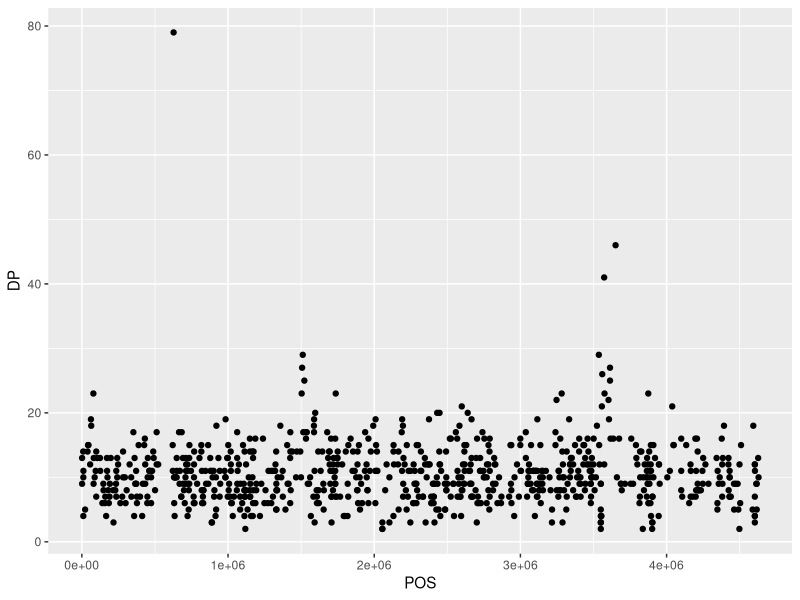
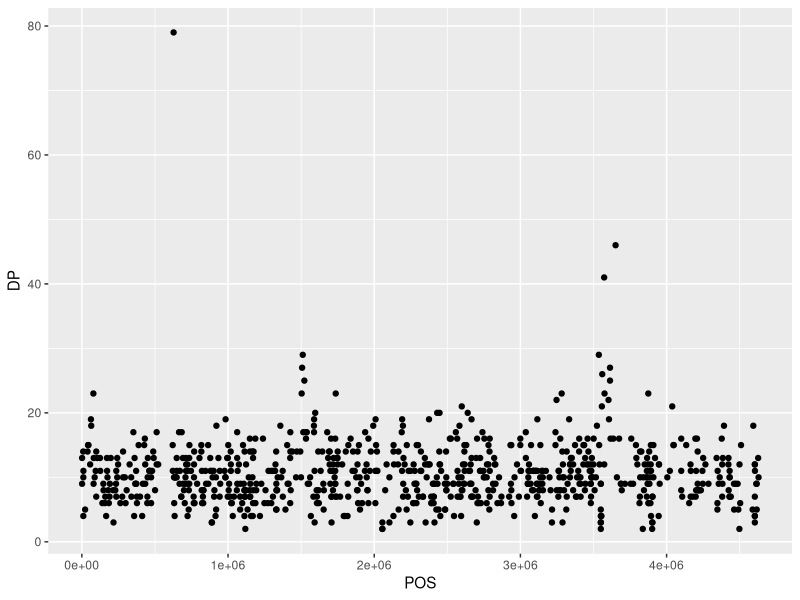
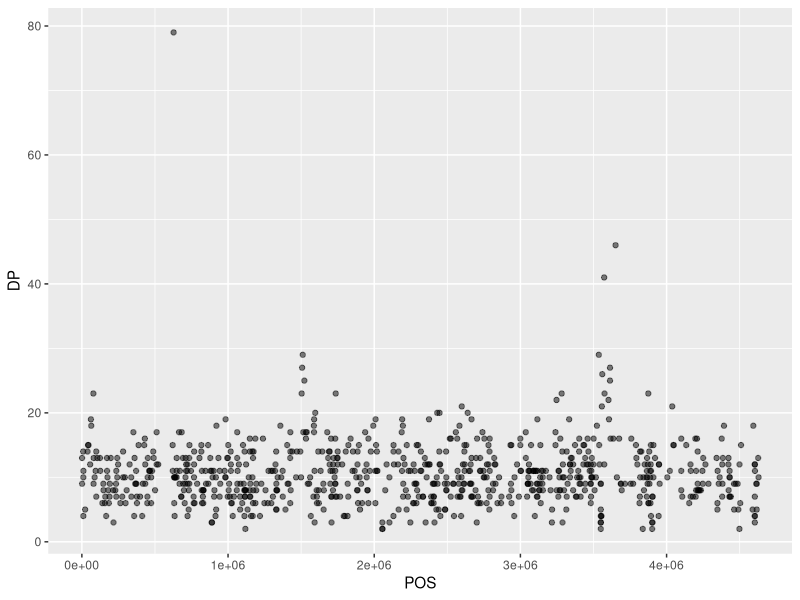
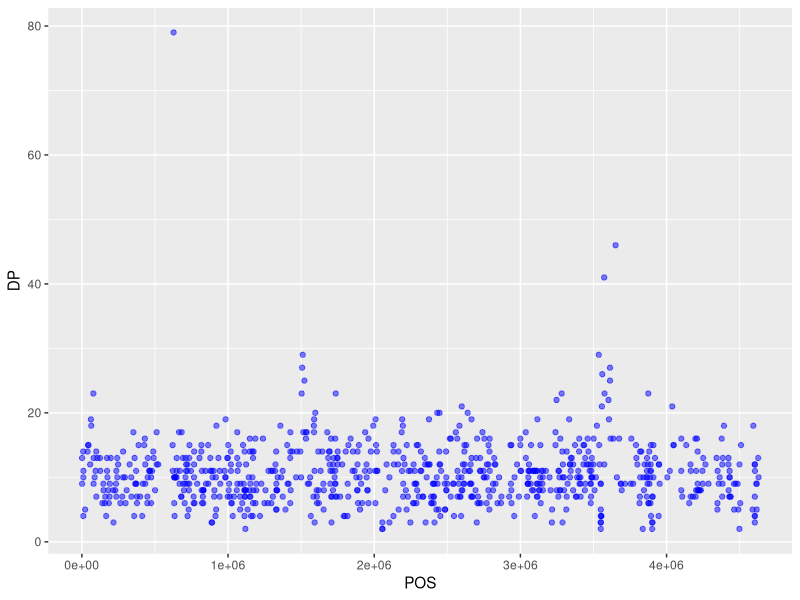
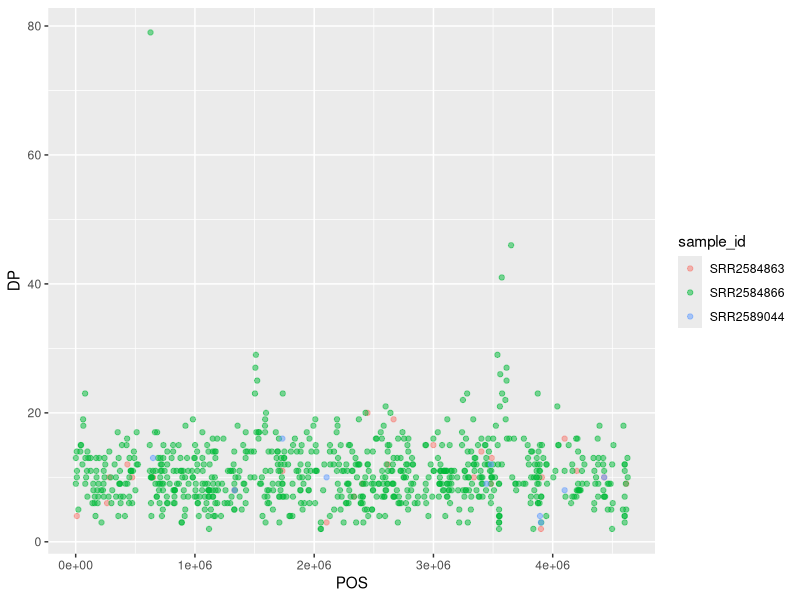
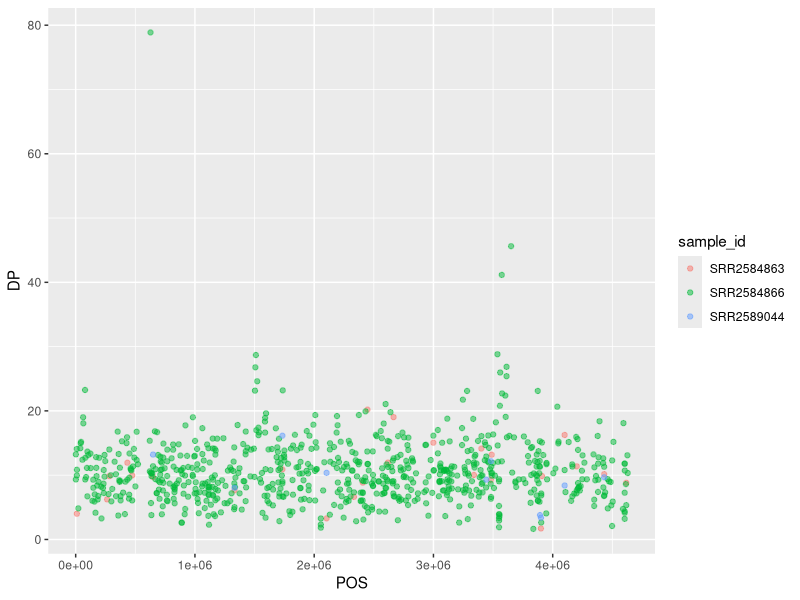
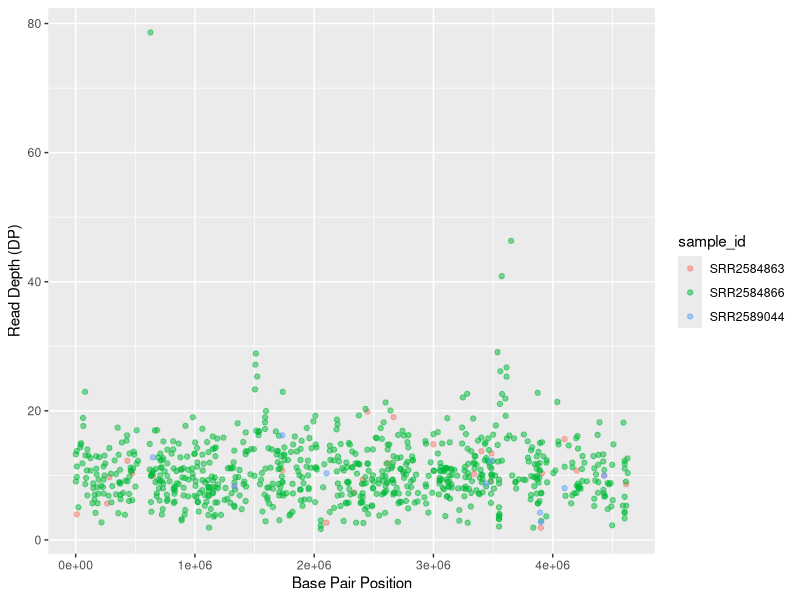
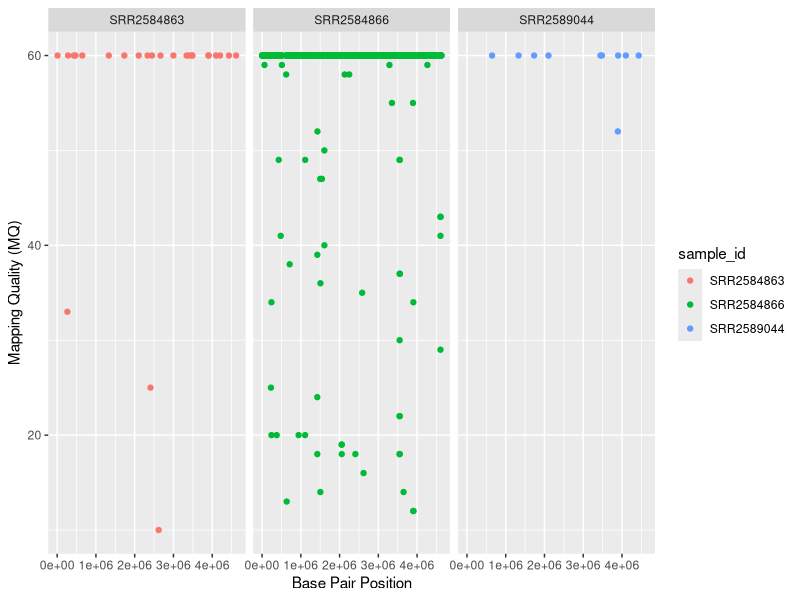

Reproduce these figures in R, in order.
## ---- chunk 1
knitr::opts_chunk$set(echo = TRUE)
library(tidyverse)
variants <- read.csv("data/combined_tidy_vcf.csv")
## ---- chunk 2
str(variants)
## ---- chunk 3
library(ggplot2)
## ---- chunk 4
ggplot(data = variants, aes(x = POS, y = DP)) + 
  geom_point()
## ---- chunk 5
ggplot(data = variants, aes(x = POS, y = DP)) + 
  geom_point()
## ---- chunk 6
ggplot(data = variants, aes(x = POS, y = DP)) +
    geom_point(alpha = 0.5)
## ---- chunk 7
ggplot(data = variants, aes(x = POS, y = DP)) +
  geom_point(alpha = 0.5, color = "blue")
## ---- chunk 8
ggplot(data = variants, aes(x = POS, y = DP, color = sample_id)) + 
  geom_point(alpha = 0.5)
## ---- chunk 9
ggplot(data = variants, aes(x = POS, y = DP, color = sample_id)) + 
  geom_jitter(alpha = 0.5)
## ---- chunk 10
ggplot(data = variants, aes(x = POS, y = DP, color = sample_id)) + 
  geom_jitter(alpha = 0.5) + 
  labs(x = "Base Pair Position", 
       y = "Read Depth (DP)")
## ---- chunk 11
ggplot(data = variants, aes(x = POS, y = MQ, color = sample_id)) + 
 geom_point() + 
 labs(x = "Base Pair Position", 
      y = "Mapping Quality (MQ)") + 
 facet_grid(. ~ sample_id)
## ---- chunk 12
ggplot(data = variants, aes(x = POS, y = MQ, color = sample_id)) + 
 geom_point() + 
 labs(x = "Base Pair Position", 
      y = "Mapping Quality (MQ)") + 
 facet_grid(sample_id ~ .)
## ---- chunk 13
ggplot(data = variants, aes(x = POS, y = MQ, color = sample_id)) + 
  geom_point() + 
  labs(x = "Base Pair Position", 
       y = "Mapping Quality (MQ)") + 
  facet_grid(sample_id ~ .) +
  theme_bw() +
  theme(panel.grid = element_blank())
## ---- chunk 14
ggplot(data = variants, aes(x = INDEL, fill = sample_id)) + 
  geom_bar() +
  facet_grid(sample_id ~ .)
## ---- chunk 15
ggplot(data = variants, aes(QUAL)) +
  geom_histogram()
## ---- chunk 16
ggplot(data = variants, aes(QUAL)) +
  geom_histogram(binwidth = 5)
## ---- chunk 17
ggplot(data = variants, aes(x = sample_id, y = DP)) + 
  geom_boxplot()
